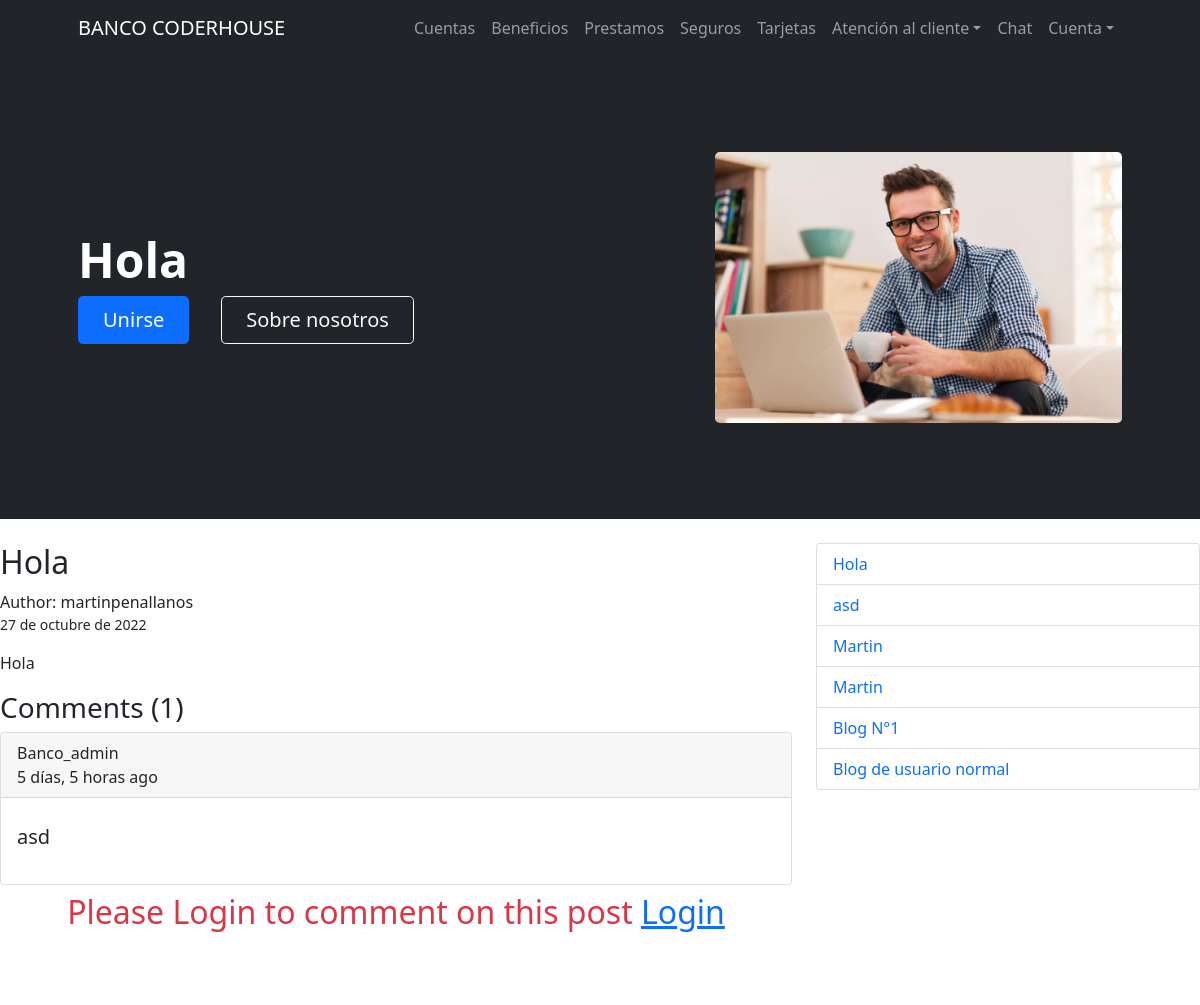
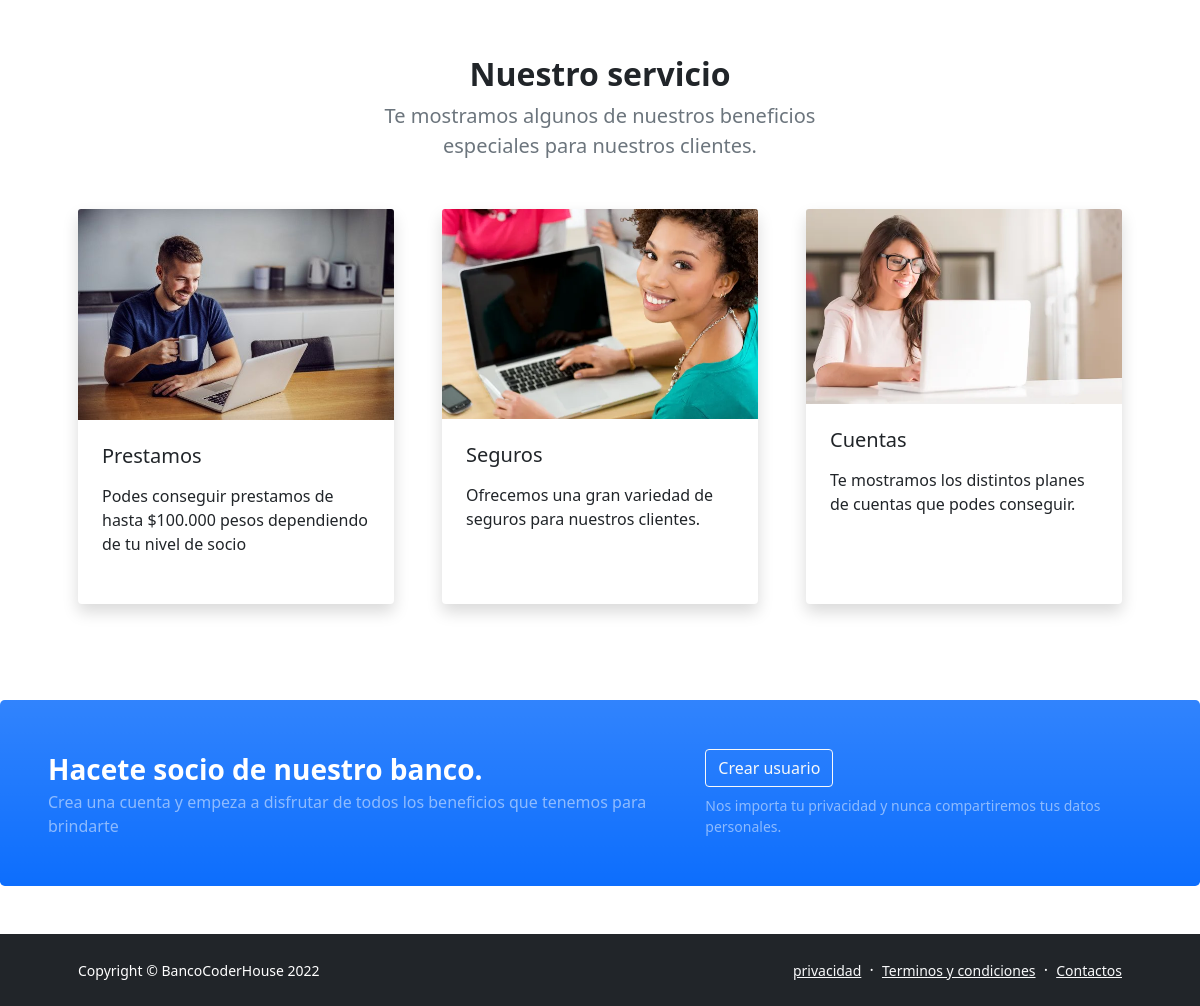
/blog_detail/hola-2022-10-27, run on the app's committed database (2 pictures, top to bottom).
### App_1/models.py (models this page shows, shortened)
class Blog(models.Model):
    name = models.CharField(max_length=100)
    author = models.ForeignKey(User, on_delete=models.CASCADE)
    description = RichTextField()
    mini_description = models.TextField()
    post_date = models.DateField(default=date.today)
    slug = models.CharField(max_length=1000, null=True, blank=True)

class BlogComment(models.Model):
    description = models.TextField(help_text="Write your comment")
    author = models.ForeignKey(User, on_delete=models.SET_NULL, null=True)
    comment_date = models.DateTimeField(auto_now_add=True)
    blog = models.ForeignKey(Blog, on_delete=models.CASCADE)

### App_1/views.py (the view)
# urls.py: path('blog_detail/<str:slug>', blog_detail, name="blog_detail"),
def blog_detail(request, slug):
    blog = Blog.objects.get(slug=slug)
    all_comments = BlogComment.objects.filter(blog = blog.id)
    all_blogs = Blog.objects.all().order_by('-post_date')[:10]
    form = CommentBlogForm()
    if request.method == "POST":
        form = CommentBlogForm(request.POST)
        if form.is_valid():
            form.save()
            messages.success(request, "Your comment on this blog has been posted")
            return redirect("/blog_detail/"+blog.slug)
    else:
        form = CommentBlogForm()
    context = {
        'blog':blog,
        'all_blogs': all_blogs,
        'form': form,
        'all_comments': all_comments
    }
    return render(request, ("blog_detail.html"), context)

### App_1/templates/blog_detail.html (shortened to what this page needs)
{% extends 'padre.html' %}
{% load humanize %}
{% block barra_menu %}
<div class="collapse navbar-collapse" id="navbarSupportedContent">
    <ul class="navbar-nav ms-auto mb-2 mb-lg-0">
        <li class="nav-item"><a class="nav-link" href="{% url 'cuentas' %}">Cuentas</a></li>
        <li class="nav-item"><a class="nav-link" href="{% url 'beneficios' %}">Beneficios</a></li>
        <li class="nav-item"><a class="nav-link" href="{% url 'prestamos' %}">Prestamos</a></li>
        <li class="nav-item"><a class="nav-link" href="{% url 'seguros' %}">Seguros</a></li>
        <li class="nav-item"><a class="nav-link" href="{% url 'tarjetas' %}">Tarjetas</a></li>
        <li class="nav-item dropdown">
            <a class="nav-link dropdown-toggle" id="navbarDropdownBlog" href="#" role="button" data-bs-toggle="dropdown" aria-expanded="false">Atención al cliente</a>
        </li>
        <li class="nav-item"><a class="nav-link" href="{% url 'inbox' %}">Chat</a></li>
        <li class="nav-item dropdown">
            <a class="nav-link dropdown-toggle" id="navbarDropdownPortfolio" href="#" role="button" data-bs-toggle="dropdown" aria-expanded="false">Cuenta</a>
        </li>
    </ul>
{% endblock %}
{% block titulo %}
    <h1 class="display-5 fw-bolder text-white mb-2">{{blog.name}}</h1>
{% endblock %}
{% block parrafo_1 %}
<dev class="container">
    <div class="row">
        <div class="col-md-8">
            <h2>{{ blog.name }}</h2>
            <span>Author: {{blog.author}}</span>
            <div>
                <small>{{ blog.post_date }}</small>
            </div>
            <div>
                <p>{{blog.description|safe}}</p>
            </div>
            <div class="col">
                <h3>Comments ({{all_comments.count}})</h3>
                {% for comment in all_comments %}
                    <div class="card mb-2">
                        <div class="card-header">
                            {{ comment.author }} <br>
                            {{ comment.comment_date| timesince }} ago
                        </div>
                        <div class="card-body">
                            <blockquote class="blockquote mt-2">
                                <p>{{ comment.description }}</p>
                            </blockquote>
                        </div>
                    </div>
                {% endfor %}
            </div>
            <div class="col">
                {% if user.is_authenticated %}
                    {% if blog.author.id == user.id %}
                        <h3 class="text-center text-warning">You are not allowed to post comment on your own blog</h3>
                    {% else %}
                    <h3>Write your comment...</h3>
                    <form method="post">
                        {% csrf_token %}
                        {{form.as_p}}
                        <button type="submit" class="btn btn-outline-primary">Comment</button>
                    </form>
                    {% endif %}
                {% else %}
                    <h2 class="text-center text-danger">Please Login to comment on this post <a href="{% url 'login' %}">Login</a></h2>
                {% endif %}
            </div>
        </div>
        <div class="col-md-4">
            <ul class="list-group">
                {% for blogs in all_blogs %}
                    <li class="list-group-item">
                        <a href="{% url 'blog_detail' blogs.slug %}" class="text-decoration-none"> {{blogs.name}}</a>
                    </li>
                {% endfor %}
            </ul>
        </div>
    </div>
</dev>
{% endblock %}

### data on the page
Blog: name "Hola", author "martinpenallanos", post_date "27 de octubre de 2022", description "Hola"
BlogComment: author "Banco_admin", comment_date "5 días, 5 horas", description "asd"
Blog: name "asd"
Blog: name "Martin"
Blog: name "Martin"
Blog: name "Blog N°1"
Blog: name "Blog de usuario normal"

### other printed values
{{ all_comments.count }} "1"
